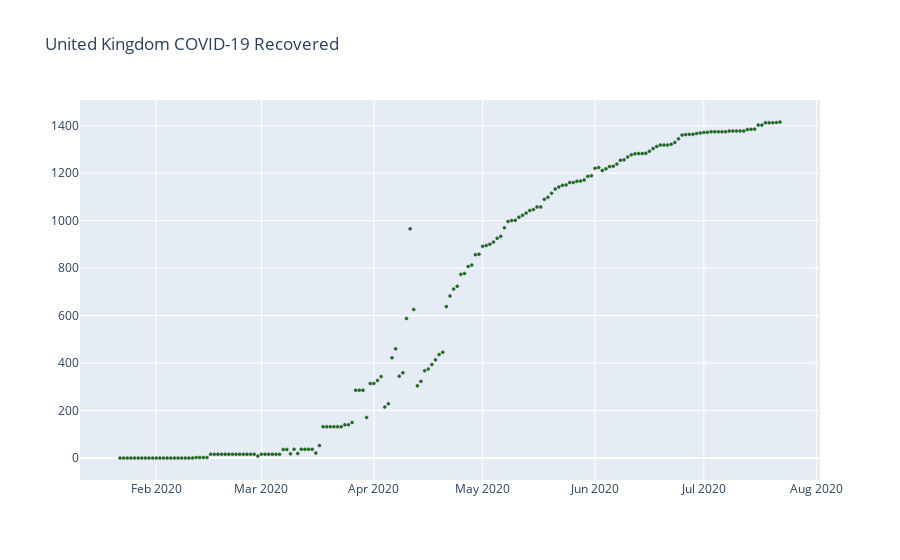

The notebook cell this image was saved under:
### Markdown cell above
### Plot UK Recovered

### Code cell
fig = go.Figure()

fig.add_trace(go.Scatter(
    x=df_covid_uk.index, y=df_covid_uk['Recovered'],
    name='Recovered cases',
    marker_color='green'
))

# Set options common to all traces with fig.update_traces
fig.update_traces(mode='markers', marker_line_width=.5, marker_size=3)
fig.update_layout(title='United Kingdom COVID-19 Recovered')


fig.show()

print("Last data (" + str(df_covid_uk.index[-1]) + "):")
print("Recovered cases:" + str(df_covid_uk['Recovered'][-1]))

### Figure 1 — Plotly figure (JSON) as saved in the notebook; plotly's stock layout.template omitted (floating-point values rounded to 4 significant figures; data arrays with more than 128 entries replaced by an {"elided": "..."} marker saying what was removed)
{"data": [{"marker": {"color": "green", "line": {"width": 0.5}, "size": 3}, "mode": "markers", "name": "Recovered cases", "type": "scatter", "x": {"elided": "183 str values"}, "y": {"elided": "183 int values"}}], "layout": {"title": {"text": "United Kingdom COVID-19 Recovered"}}}
